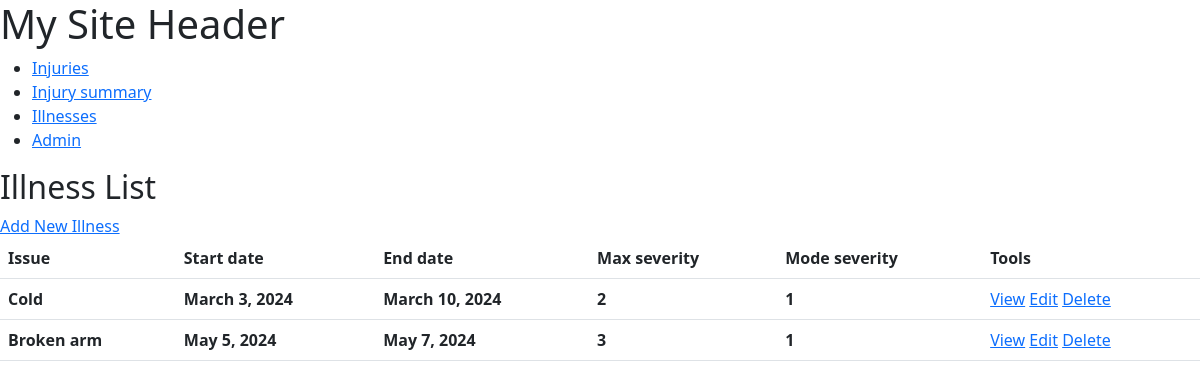
The app's page /health/illness/ with its own data.
### health/models.py (models this page shows, shortened)
class Illness(models.Model):
    id = models.AutoField(primary_key=True)
    issue = models.CharField(max_length=50)
    start_datetime = models.DateTimeField()
    severity = models.TextField(validators=[validate_digits_1_to_9])
    description = models.TextField(blank=True, default='')

class Calculated_Illness(models.Model):
    illness = models.OneToOneField(Illness, on_delete=models.CASCADE, related_name='calculated_illness', primary_key=True)
    max_severity = models.IntegerField()
    mode_severity = models.IntegerField()
    start_date = models.DateField()
    end_date = models.DateField()

### health/views.py (the view)
# urls.py: path('illness/', IllnessListView.as_view(), name='illness-list'),
class IllnessListView(ListView):
    model = Illness
    template_name = 'health/illness_list.html'
    def get_queryset(self):
        return Illness.objects.select_related('calculated_illness').all()

### health/templates/health/illness_list.html
{% extends 'shell.html' %}
{% block content %}
<h2>Illness List</h2>
<a href="{% url 'illness-create' %}">Add New Illness</a>
<table class="table">
    <thead>
        <tr>
            <th>Issue</th>
            <th>Start date</th>
            <th>End date</th>
            <th>Max severity</th>
            <th>Mode severity</th>
            <th>Tools</th>
        </tr>
    </thead>
    <tbody>
        {% for illness in object_list %}
        <tr>
            <th>{{ illness.issue }}</th>
            <th>{{ illness.calculated_illness.start_date }}</th>
            <th>{{ illness.calculated_illness.end_date }}</th>
            <th>{{ illness.calculated_illness.max_severity }}</th>
            <th>{{ illness.calculated_illness.mode_severity }}</th>
            <td>
                <a href="{% url 'illness-detail' illness.id %}">View</a>
                <a href="{% url 'illness-update' illness.id %}">Edit</a>
                <a href="{% url 'illness-delete' illness.id %}">Delete</a>
            </td>
        </tr>
        {% endfor %}
    </tbody>
</table>
{% endblock %}

### records on screen
Illness: issue "Cold", calculated_illness.start_date "March 3, 2024", calculated_illness.end_date "March 10, 2024", calculated_illness.max_severity "2", calculated_illness.mode_severity "1"
Illness: issue "Broken arm", calculated_illness.start_date "May 5, 2024", calculated_illness.end_date "May 7, 2024", calculated_illness.max_severity "3", calculated_illness.mode_severity "1"
